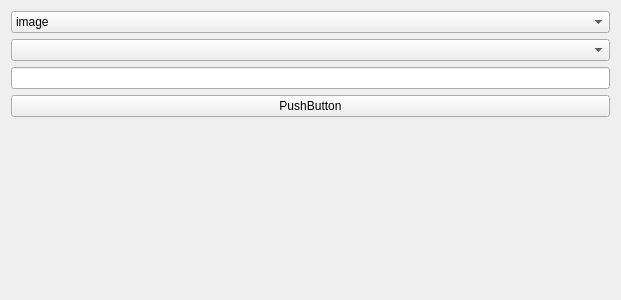
<?xml version="1.0" encoding="UTF-8"?>
<ui version="4.0">
 <class>SingleImageForm</class>
 <widget class="QWidget" name="SingleImageForm">
  <property name="geometry">
   <rect>
    <x>0</x>
    <y>0</y>
    <width>621</width>
    <height>300</height>
   </rect>
  </property>
  <property name="windowTitle">
   <string>Form</string>
  </property>
  <layout class="QGridLayout" name="gridLayout_2">
   <item row="0" column="0">
    <layout class="QHBoxLayout" name="horizontalLayout_3" stretch="7,1">
     <item>
      <layout class="QGridLayout" name="gridLayoutImage_2"/>
     </item>
     <item>
      <layout class="QHBoxLayout" name="horizontalLayout_2" stretch="1">
       <item>
        <layout class="QVBoxLayout" name="verticalLayout_2">
         <item>
          <widget class="QComboBox" name="comboBox_1">
           <item>
            <property name="text">
             <string>image</string>
            </property>
           </item>
           <item>
            <property name="text">
             <string>gray</string>
            </property>
           </item>
           <item>
            <property name="text">
             <string>morphology</string>
            </property>
           </item>
           <item>
            <property name="text">
             <string>blur</string>
            </property>
           </item>
           <item>
            <property name="text">
             <string>edge detection</string>
            </property>
           </item>
           <item>
            <property name="text">
             <string>capture</string>
            </property>
           </item>
           <item>
            <property name="text">
             <string>create alpha mat</string>
            </property>
           </item>
           <item>
            <property name="text">
             <string>add logo</string>
            </property>
           </item>
           <item>
            <property name="text">
             <string>color reduce</string>
            </property>
           </item>
           <item>
            <property name="text">
             <string>split channels</string>
            </property>
           </item>
           <item>
            <property name="text">
             <string>contrast and bright</string>
            </property>
           </item>
           <item>
            <property name="text">
             <string>filter</string>
            </property>
           </item>
           <item>
            <property name="text">
             <string>flood fill</string>
            </property>
           </item>
           <item>
            <property name="text">
             <string>resize</string>
            </property>
           </item>
           <item>
            <property name="text">
             <string>threshold</string>
            </property>
           </item>
           <item>
            <property name="text">
             <string>translation</string>
            </property>
           </item>
           <item>
            <property name="text">
             <string>remap</string>
            </property>
           </item>
           <item>
            <property name="text">
             <string>affine transform</string>
            </property>
           </item>
           <item>
            <property name="text">
             <string>equalize histogram</string>
            </property>
           </item>
           <item>
            <property name="text">
             <string>contours</string>
            </property>
           </item>
           <item>
            <property name="text">
             <string>convex</string>
            </property>
           </item>
          </widget>
         </item>
         <item>
          <widget class="QComboBox" name="comboBox_2"/>
         </item>
         <item>
          <widget class="QLineEdit" name="lineEdit_2"/>
         </item>
         <item>
          <widget class="QPushButton" name="pushButton_2">
           <property name="text">
            <string>PushButton</string>
           </property>
          </widget>
         </item>
         <item>
          <spacer name="verticalSpacer_2">
           <property name="orientation">
            <enum>Qt::Vertical</enum>
           </property>
           <property name="sizeHint" stdset="0">
            <size>
             <width>20</width>
             <height>40</height>
            </size>
           </property>
          </spacer>
         </item>
        </layout>
       </item>
      </layout>
     </item>
    </layout>
   </item>
  </layout>
 </widget>
 <resources/>
 <connections/>
</ui>
